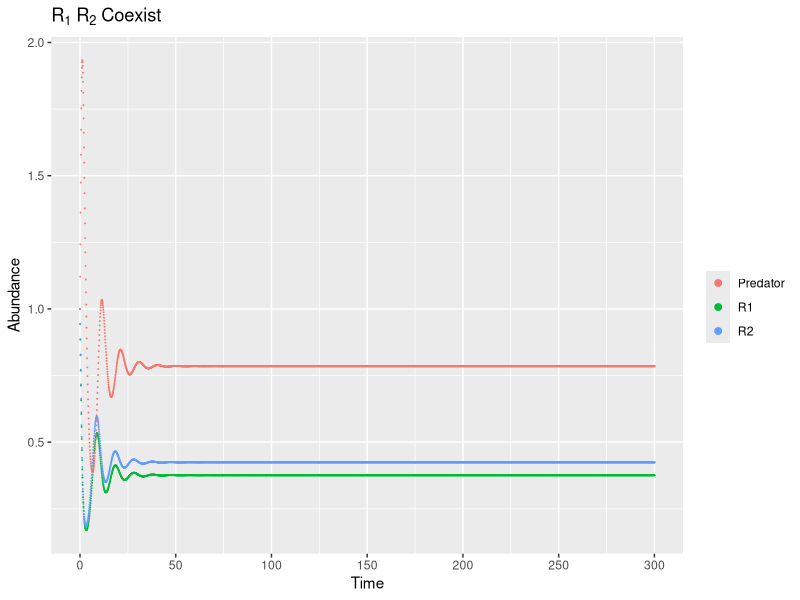
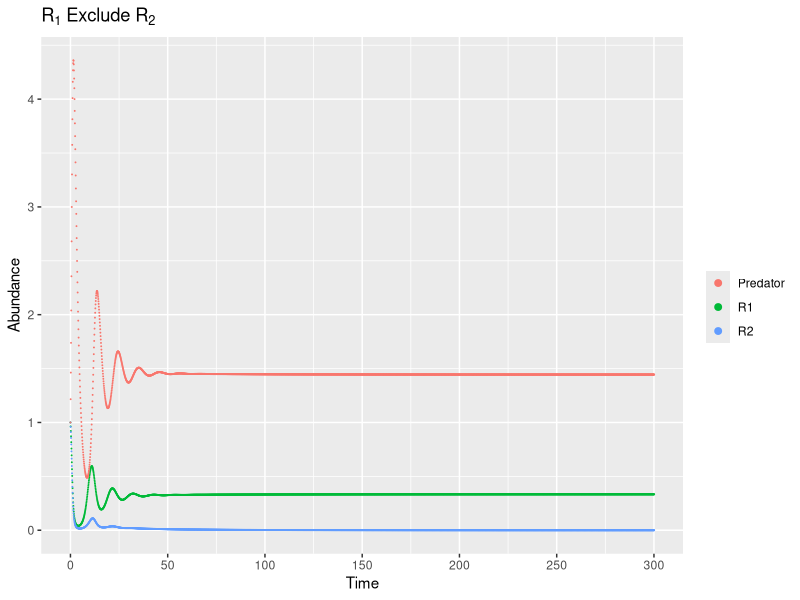
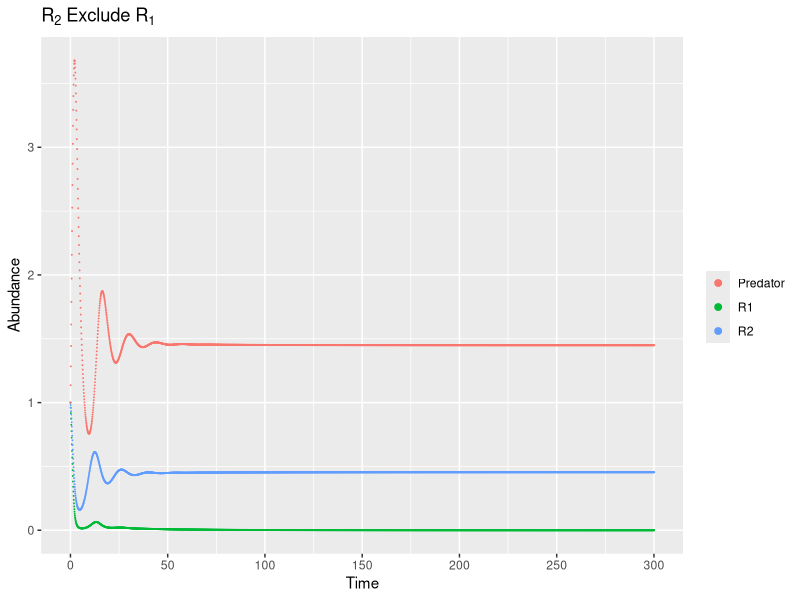

Generate these figures, in order, with R:
## ---- chunk 1
knitr::opts_chunk$set(
	echo = TRUE,
	fig.dim = c(7, 4),
	message = FALSE,
	warning = FALSE,
	comment = "",
	dev = "svg",
	out.width = "100%"
)
## ---- chunk 2
library(magrittr)
library(readr)
coexi <- read_delim("data_coexi.txt", 
    "\t", escape_double = FALSE, col_names = FALSE, 
    trim_ws = TRUE) %>%
    set_names(c("time", "R1", "R2", "Predator"))

R1_win <- read_delim("data_R1_exclude_R2.txt", 
    "\t", escape_double = FALSE, col_names = FALSE, 
    trim_ws = TRUE) %>%
    set_names(c("time", "R1", "R2", "Predator"))

R2_win <- read_delim("data_R2_exclude_R1.txt", 
    "\t", escape_double = FALSE, col_names = FALSE, 
    trim_ws = TRUE) %>%
    set_names(c("time", "R1", "R2", "Predator"))
## ---- chunk 3
library(ggplot2)
ggplot(coexi)+
    geom_point(aes(x=time, y=R1, color="R1"), size=0.01)+
    geom_point(aes(x=time, y=R2, color="R2"), size=0.01)+
    geom_point(aes(x=time, y=Predator, color="Predator"), size=0.01)+
    guides(colour = 
            guide_legend(override.aes =
                             list(size=2)))+
    scale_x_continuous(
        breaks = seq(0,300,50))+
    labs(x="Time", y="Abundance",color="",
         title=expression('R'[1]*' R'[2]*' Coexist'))
## ---- chunk 4
ggplot(R1_win)+
    geom_point(aes(x=time, y=R1, color="R1"), size=0.01)+
    geom_point(aes(x=time, y=R2, color="R2"), size=0.01)+
    geom_point(aes(x=time, y=Predator, color="Predator"), size=0.01)+
    guides(colour = 
            guide_legend(override.aes =
                             list(size=2)))+
    scale_x_continuous(
        breaks = seq(0,300,50))+
    labs(x="Time", y="Abundance",color="",
         title=expression('R'[1]*' Exclude'*' R'[2]))
## ---- chunk 5
ggplot(R2_win)+
    geom_point(aes(x=time, y=R1, color="R1"), size=0.01)+
    geom_point(aes(x=time, y=R2, color="R2"), size=0.01)+
    geom_point(aes(x=time, y=Predator, color="Predator"), size=0.01)+
    guides(colour = 
            guide_legend(override.aes =
                             list(size=2)))+
    scale_x_continuous(
        breaks = seq(0,300,50))+
    labs(x="Time", y="Abundance",color="",
         title=expression('R'[2]*' Exclude'*' R'[1]))
